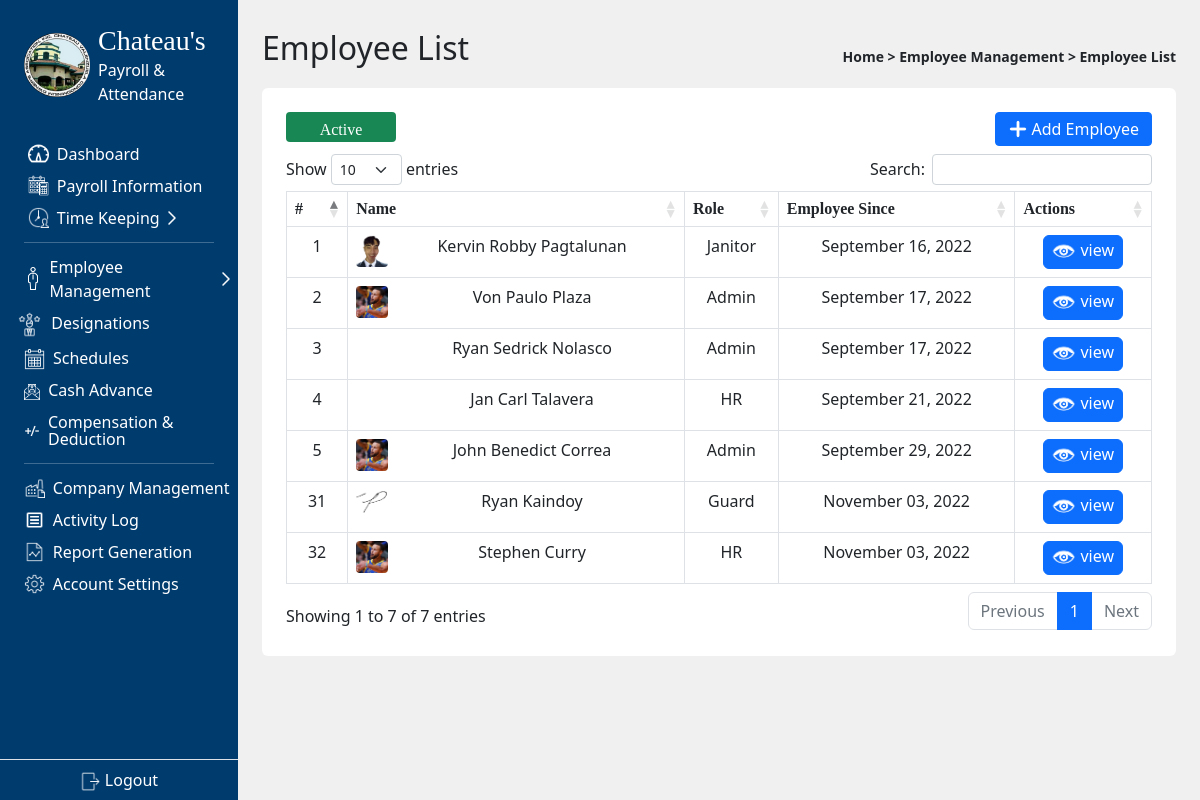
The page /admin/employee_list.php (signed in) on the database its author committed.
### tables this page shows
CREATE TABLE `employeelist` (
  `id` int(11) NOT NULL,
  `date_added` date NOT NULL DEFAULT current_timestamp(),
  `employee_key` varchar(50) NOT NULL,
  `fingerprint_id` int(10) NOT NULL,
  `fName` varchar(50) NOT NULL,
  `mName` varchar(50) NOT NULL,
  `lName` varchar(50) NOT NULL,
  `employee_Role` int(11) NOT NULL,
  `Birthday` date NOT NULL,
  `civilStatus` varchar(50) NOT NULL,
  `SSS` varchar(100) NOT NULL,
  `Tax` varchar(100) NOT NULL,
  `Contact` varchar(50) NOT NULL,
  `Email` varchar(50) NOT NULL,
  `PhilHealth` varchar(50) NOT NULL,
  `Pagibig` varchar(50) NOT NULL,
  `Address` varchar(100) NOT NULL,
  `workType` varchar(50) NOT NULL,
  `sched` int(11) NOT NULL,
  `employee_status` varchar(50) NOT NULL,
  `ProfilePic` varchar(250) NOT NULL,
  `id1` varchar(250) NOT NULL,
  `id2` varchar(250) NOT NULL
);

CREATE TABLE `positions` (
  `id` int(11) NOT NULL,
  `description` varchar(100) NOT NULL,
  `rate` decimal(11,2) NOT NULL
);

### admin/employee_list.php (the view, shortened to what this page needs)
<?php
  include '../scripts.php';
  include '../connect.php';
  $type = (isset($_GET['type'])) ? $_GET['type'] : 'Active';
  $color = ($type == 'Active') ? "success" : "danger";
?>
<!DOCTYPE html>
<html lang="en">
<head>
  <link rel="stylesheet" href="../node_modules/sweetalert2/dist/sweetalert2.min.css">
</head>
<body class='d-flex bg-secondary bg-opacity-10' >
  <main class = 'container-fluid p-4 overflow-auto'>
    <header class="d-flex align-items-center justify-content-between">
      <p class='fs-2'>Employee List</p>
      <small class='fw-semibold text-dark'>
        Home > Employee Management > Employee List
      </small>
    </header>
    <div class="container p-4 bg-white rounded-2">
      <div class="mb-2 d-flex justify-content-between">
      <button id="toggle" class="btn btn-<?php echo $color?> toggleBTN rounded-1 text-white" style=""><?php echo $type?></button>
        <button class="btn btn-primary rounded-1 py-1 d-flex align-items-center gap-1" id ="new">
          <div>
            <img src="../img/btn_icons/add.png" alt="" style="width: 1.2rem">
          </div>
          <span>Add Employee</span>
        </button>
      </div>
      <table class='table table-bordered'>
        <thead>
          <tr>
            <th>#</th>
            <th>Name</th>
            <th>Role</th>
            <th>Employee Since</th>
            <th>Actions</th>
          </tr>
        </thead>
        <tbody>
          <?php
            $sql="Select * from `employeelist` where employee_status='$type'";
            $result=mysqli_query($con,$sql);
            if($result){
              while($row=mysqli_fetch_assoc($result)){
                $id=$row['id'];
                $date_added=$row['date_added'];
                $fName=$row['fName'];
                $lName=$row['lName'];
                $employee_Role=$row['employee_Role'];
                $sql2 = "SELECT * FROM positions WHERE id = $employee_Role";
                $result2 = $con->query($sql2);
                $rowPos = $result2->fetch_assoc();
                $posDesc = $rowPos['description'];
                $pic = $row['ProfilePic'];
                echo '
                <tr>
                <td>'.$id.'</td>
                <td>
                  <div class="rounded-1 float-start"
                  style="width: 2rem; height: 2rem;
                  background-position: center; background-size:cover; background-image: url('.$pic.');">  </div>'.$fName.' '.$lName.
                '</td>
                <td>'.$posDesc.'</td>
                <td>'.date('F d, Y', strtotime($date_added)).'</td>';
                echo '<td class ="d-flex justify-content-center">
                <a href="employee_view.php?viewid='.$id.'" class="btn btn-primary py-0 px-1 pe-2 d-flex align-items-center justify-content-center gap-0" style="width: max-content">
                  <div id = "pic" class=""
                  style="width: 2rem; height: 2rem; background-position: center; background-size:cover; background-image: url(../img/icons/view.png)">
                  </div>
                  <span class="mb-1 p-0" style="">view</span>
                </a>';
                echo '</td></tr>';
              }
            }
          ?>
        </tbody>
      </table>
    </div>
  </main>
</body>
</html>

### scripts.php (shortened to what this page needs)
<link rel="stylesheet" href="../plugin/jquery-ui-1.13.2.custom/jquery-ui.css">
<link rel="stylesheet" href="../plugin/DataTables-1.12.1/css/dataTables.bootstrap5.min.css">
<link rel="stylesheet" href="../node_modules/sweetalert2/dist/sweetalert2.min.css">
<link rel="stylesheet" href="../plugin/daterangepicker-master/daterangepicker.css">
<link href="../node_modules/@fortawesome/fontawesome-free/css/fontawesome.css" rel="stylesheet">
<link href="../node_modules/@fortawesome/fontawesome-free/css/brands.css" rel="stylesheet">
<link href="../node_modules/@fortawesome/fontawesome-free/css/solid.css" rel="stylesheet">
<link rel="stylesheet" href="../plugin/bootstrap/css/bootstrap.css">

### style.css (style rules this page uses)
.tables, th { padding-top: 10px; padding-bottom: 10px; border-collapse: collapse; font-family: mBold; }
.tables, td { padding: 8px; }
.tables, td, th { text-align: center; }
.toggleBTN { font-family: mThin; color:white; border-width: 0px; width: 110px; height: 30px; border-radius: 1rem; }

### rows shown on the page
employeelist: id "1", ProfilePic (picture), fName "Kervin Robby", lName "Pagtalunan", positions.description "Janitor", date_added "September 16, 2022"
employeelist: id "2", ProfilePic (picture), fName "Von Paulo", lName "Plaza", positions.description "Admin", date_added "September 17, 2022"
employeelist: id "3", fName "Ryan Sedrick", lName "Nolasco", positions.description "Admin", date_added "September 17, 2022"
employeelist: id "4", fName "Jan Carl", lName "Talavera", positions.description "HR", date_added "September 21, 2022"
employeelist: id "5", ProfilePic (picture), fName "John Benedict", lName "Correa", positions.description "Admin", date_added "September 29, 2022"
employeelist: id "31", ProfilePic (picture), fName "Ryan", lName "Kaindoy", positions.description "Guard", date_added "November 03, 2022"
employeelist: id "32", ProfilePic (picture), fName "Stephen", lName "Curry", positions.description "HR", date_added "November 03, 2022"

### other values the page prints
$type "Active"
